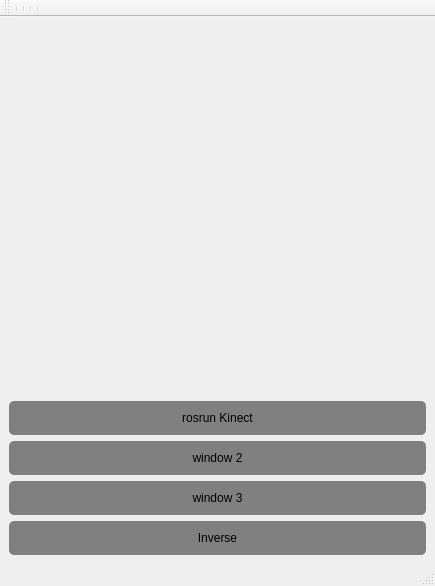
<?xml version="1.0" encoding="UTF-8"?>
<ui version="4.0">
 <class>helloGui</class>
 <widget class="QMainWindow" name="helloGui">
  <property name="geometry">
   <rect>
    <x>0</x>
    <y>0</y>
    <width>435</width>
    <height>586</height>
   </rect>
  </property>
  <property name="windowTitle">
   <string>MainWindow</string>
  </property>
  <property name="styleSheet">
   <string notr="true">QMainWindow{
border-image: url(:/new/prefix1/img/bac3.png);
}
</string>
  </property>
  <widget class="QWidget" name="centralwidget">
   <layout class="QVBoxLayout" name="verticalLayout_3">
    <item>
     <layout class="QVBoxLayout" name="verticalLayout">
      <item>
       <layout class="QHBoxLayout" name="horizontalLayout"/>
      </item>
      <item>
       <spacer name="verticalSpacer">
        <property name="orientation">
         <enum>Qt::Vertical</enum>
        </property>
        <property name="sizeHint" stdset="0">
         <size>
          <width>20</width>
          <height>40</height>
         </size>
        </property>
       </spacer>
      </item>
      <item>
       <widget class="QPushButton" name="pushButton">
        <property name="styleSheet">
         <string notr="true">QPushButton {
border-width: 2px;
border-style: outset;
border-color:#8E3B35;
    background-color: #808080; /* Cornflower blue */
    color: #000000; /* White */
    border: none;
    border-radius: 5px;
    padding: 10px;}

QPushButton:hover {
    background-color:#8E3B35;
    border-style: inset;
}</string>
        </property>
        <property name="text">
         <string>rosrun Kinect</string>
        </property>
        <property name="icon">
         <iconset>
          <normaloff>../../src/img/bac4.png</normaloff>../../src/img/bac4.png</iconset>
        </property>
       </widget>
      </item>
      <item>
       <widget class="QPushButton" name="pushButton_7">
        <property name="styleSheet">
         <string notr="true">QPushButton {
border-width: 2px;
border-style: outset;
border-color:#8E3B35;
    background-color: #808080; /* Cornflower blue */
    color: #000000; /* White */
    border: none;
    border-radius: 5px;
    padding: 10px;}

QPushButton:hover {
    background-color:#8E3B35;
    border-style: inset;
}</string>
        </property>
        <property name="text">
         <string>window 2</string>
        </property>
       </widget>
      </item>
      <item>
       <widget class="QPushButton" name="pushButton_8">
        <property name="styleSheet">
         <string notr="true">QPushButton {
border-width: 2px;
border-style: outset;
    background-color: #808080; /* Cornflower blue */
    color: #000000; /* White */
    border: none;
    border-radius: 5px;
    padding: 10px;}

QPushButton:hover {
    background-color:#8E3B35;
    border-style: inset;
}</string>
        </property>
        <property name="text">
         <string>window 3</string>
        </property>
       </widget>
      </item>
      <item>
       <widget class="QPushButton" name="pushButton_9">
        <property name="styleSheet">
         <string notr="true">QPushButton {
border-width: 2px;
border-style: outset;
    background-color: #808080; /* Cornflower blue */
    color: #000000; /* White */
    border: none;
    border-radius: 5px;
    padding: 10px;}

QPushButton:hover {
    background-color:#8E3B35;
    border-style: inset;
}</string>
        </property>
        <property name="text">
         <string>Inverse</string>
        </property>
       </widget>
      </item>
     </layout>
    </item>
   </layout>
  </widget>
  <widget class="QMenuBar" name="menubar">
   <property name="geometry">
    <rect>
     <x>0</x>
     <y>0</y>
     <width>435</width>
     <height>22</height>
    </rect>
   </property>
  </widget>
  <widget class="QStatusBar" name="statusbar"/>
  <widget class="QToolBar" name="toolBar">
   <property name="windowTitle">
    <string>toolBar</string>
   </property>
   <attribute name="toolBarArea">
    <enum>TopToolBarArea</enum>
   </attribute>
   <attribute name="toolBarBreak">
    <bool>false</bool>
   </attribute>
   <addaction name="separator"/>
   <addaction name="separator"/>
   <addaction name="separator"/>
   <addaction name="separator"/>
  </widget>
 </widget>
 <resources/>
 <connections/>
</ui>
